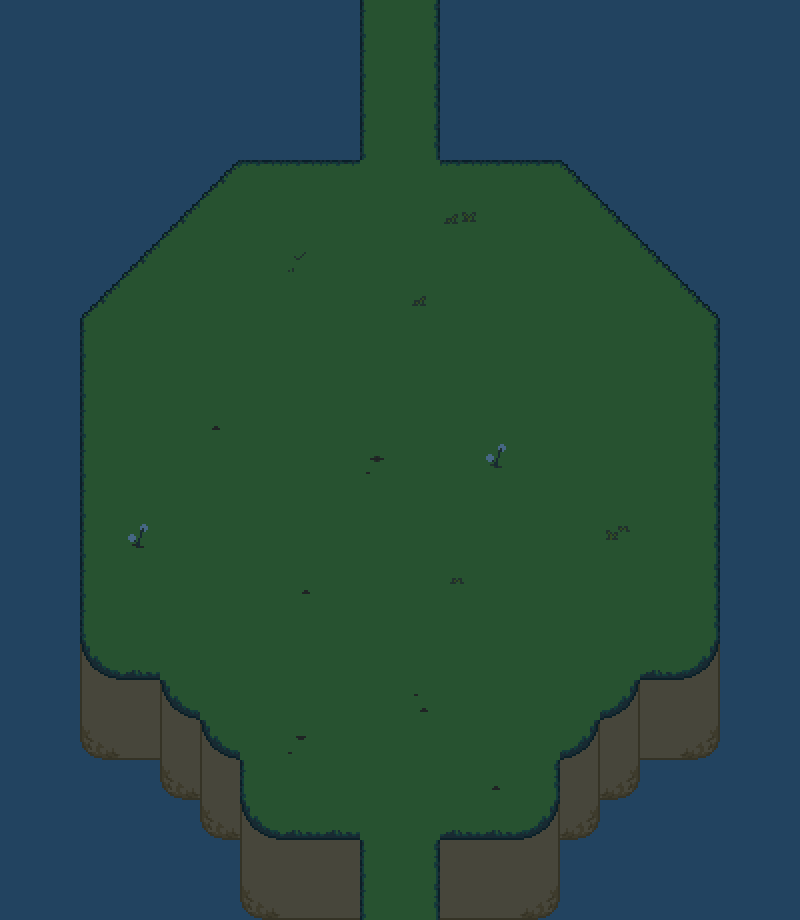

Rendered tile map (Tiled .tmx) drawn with the repository's tilesets; below, a short description and the map source with its tile grids summarised:
An orthogonal 20x23 tile map with 40x40 px tiles, 4 tile layers (tiles0, tiles-0, tiles, tiles2), 7 tilesets and 48 objects (4x npc, 2x transition, spawn, entrydown).

<map version="1.10" tiledversion="1.10.1" orientation="orthogonal" renderorder="right-down" width="20" height="23" tilewidth="40" tileheight="40" infinite="0" nextlayerid="21" nextobjectid="194">
 <editorsettings>
  <export target="starwalkeralley.lua" format="lua" />
 </editorsettings>
 <properties>
  <property name="border" value="starwalkervalley" />
  <property name="light" type="bool" value="false" />
  <property name="music" value="starwalkervalley" />
  <property name="name" value="Test City - Starwalker Valley" />
 </properties>
 <tileset firstgid="1" source="../../tilesets/battleborder.tsx" />
 <tileset firstgid="99" source="../../tilesets/dw_city_alley.tsx" />
 <tileset firstgid="209" source="../../tilesets/city_alleyway.tsx" />
 <tileset firstgid="524" source="../../tilesets/dw_city_alley_2.tsx" />
 <tileset firstgid="634" source="../../tilesets/street_edges.tsx" />
 <tileset firstgid="844" source="../../tilesets/surface_d.tsx" />
 <tileset firstgid="1469" source="../../tilesets/other-objects.tsx" />
 <layer id="19" name="tiles0" width="20" height="23">
  <data>[460 cells, 460 non-empty, 1 distinct tile ids]</data>
 </layer>
 <layer id="20" name="tiles-0" width="20" height="23">
  <data>[460 cells, 39 non-empty, 6 distinct tile ids]</data>
 </layer>
 <layer id="1" name="tiles" width="20" height="23">
  <data>[460 cells, 246 non-empty, 10 distinct tile ids]</data>
 </layer>
 <layer id="18" name="tiles2" width="20" height="23">
  <data>[460 cells, 13 non-empty, 12 distinct tile ids]</data>
 </layer>
 <objectgroup color="#0000ff" id="4" name="collision" opacity="0.5">
  <object id="115" x="320" y="840" width="40" height="80" />
  <object id="116" x="440" y="840" width="40" height="80" />
  <object id="117" x="480" y="840" width="80" height="40" />
  <object id="118" x="240" y="840" width="80" height="40" />
  <object id="119" x="200" y="760" width="40" height="120" />
  <object id="120" x="560" y="760" width="40" height="120" />
  <object id="121" x="600" y="720" width="40" height="80" />
  <object id="122" x="160" y="720" width="40" height="80" />
  <object id="123" x="80" y="680" width="80" height="40" />
  <object id="124" x="640" y="680" width="80" height="40" />
  <object id="125" x="720" y="280" width="40" height="440" />
  <object id="126" x="40" y="280" width="40" height="440" />
  <object id="138" x="524" y="370" width="32" height="30" />
  <object id="141" x="124" y="330" width="32" height="30" />
  <object id="143" x="164" y="610" width="32" height="30" />
  <object id="139" x="604" y="370" width="32" height="30" />
  <object id="140" x="204" y="330" width="32" height="30" />
  <object id="142" x="524" y="690" width="32" height="30" />
  <object id="144" x="164" y="250" width="32" height="30" />
  <object id="145" x="564" y="210" width="32" height="30" />
  <object id="159" x="80" y="320">
   <polygon points="0,0 160,-160 0,-160" />
  </object>
  <object id="162" x="720" y="320">
   <polygon points="0,0 -160,-160 0,-160" />
  </object>
  <object id="163" x="80" y="640">
   <polygon points="0,0 40,40 0,40 0,0" />
  </object>
  <object id="164" x="160" y="680">
   <polygon points="0,0 40,40 0,40 0,0" />
  </object>
  <object id="165" x="200" y="720">
   <polygon points="0,0 40,40 0,40 0,0" />
  </object>
  <object id="166" x="240" y="800">
   <polygon points="0,0 40,40 0,40 0,0" />
  </object>
  <object id="167" x="520" y="840">
   <polygon points="0,0 40,-40 40,0 0,0" />
  </object>
  <object id="168" x="560" y="760">
   <polygon points="0,0 40,-40 40,0 0,0" />
  </object>
  <object id="169" x="600" y="720">
   <polygon points="0,0 40,-40 40,0 0,0" />
  </object>
  <object id="170" x="680" y="680">
   <polygon points="0,0 40,-40 40,0 0,0" />
  </object>
  <object id="171" x="240" y="120" width="120" height="40" />
  <object id="173" x="440" y="120" width="120" height="40" />
  <object id="174" x="440" y="0" width="40" height="120" />
  <object id="175" x="320" y="0" width="40" height="120" />
 </objectgroup>
 <objectgroup color="#7f00ff" id="3" name="markers">
  <object id="114" name="spawn" x="400" y="880">
   <point />
  </object>
  <object id="178" name="entrydown" x="400" y="80">
   <point />
  </object>
 </objectgroup>
 <objectgroup color="#ff00ff" id="2" name="objects">
  <object id="146" name="npc" x="180" y="480">
   <properties>
    <property name="actor" value="og_smallwalker" />
    <property name="cutscene" value="starwalkervalley.smallwalker1" />
   </properties>
   <point />
  </object>
  <object id="155" name="npc" x="610" y="290">
   <properties>
    <property name="actor" value="og_smallwalker" />
    <property name="cutscene" value="starwalkervalley.smallwalker2" />
   </properties>
   <point />
  </object>
  <object id="148" name="npc" x="240" y="480">
   <properties>
    <property name="actor" value="og_starwalker" />
    <property name="cutscene" value="starwalkervalley.starwalker1" />
   </properties>
   <point />
  </object>
  <object id="156" name="npc" x="290" y="370">
   <properties>
    <property name="actor" value="og_starwalker" />
    <property name="cutscene" value="starwalkervalley.starwalker2" />
   </properties>
   <point />
  </object>
  <object id="158" name="transition" x="360" y="900" width="80" height="40">
   <properties>
    <property name="map" value="cybercity/alley2" />
    <property name="marker" value="entryvalley" />
   </properties>
  </object>
  <object id="176" name="transition" x="360" y="-20" width="80" height="40">
   <properties>
    <property name="map" value="cybercity/starwalkeralley2" />
    <property name="marker" value="valley" />
   </properties>
  </object>
  <object id="185" gid="1513" x="125" y="640" width="110" height="120" />
  <object id="186" gid="1513" x="485" y="720" width="110" height="120" />
  <object id="190" gid="1513" x="125" y="280" width="110" height="120" />
  <object id="191" gid="1513" x="525" y="240" width="110" height="120" />
  <object id="192" gid="1514" x="85" y="360" width="190" height="120" />
  <object id="193" gid="1514" x="485" y="400" width="190" height="120" />
 </objectgroup>
</map>
